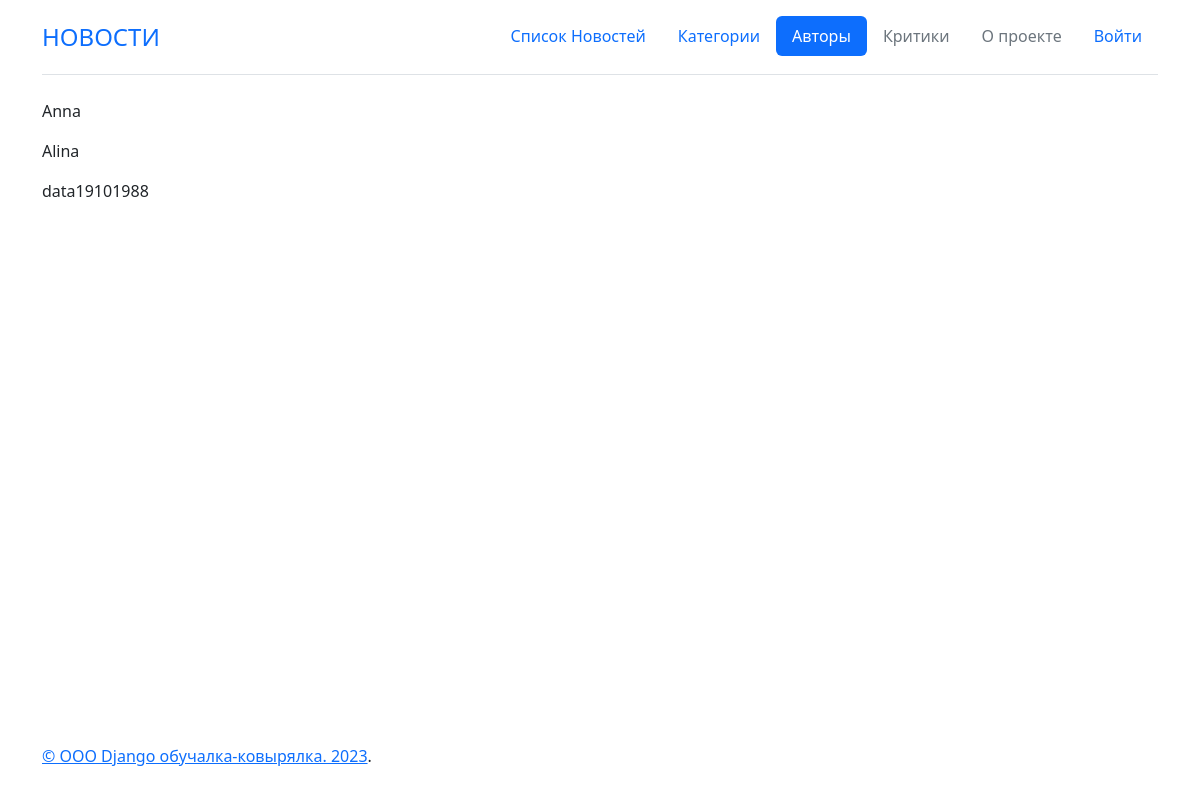
The app's page /authors/, older data.
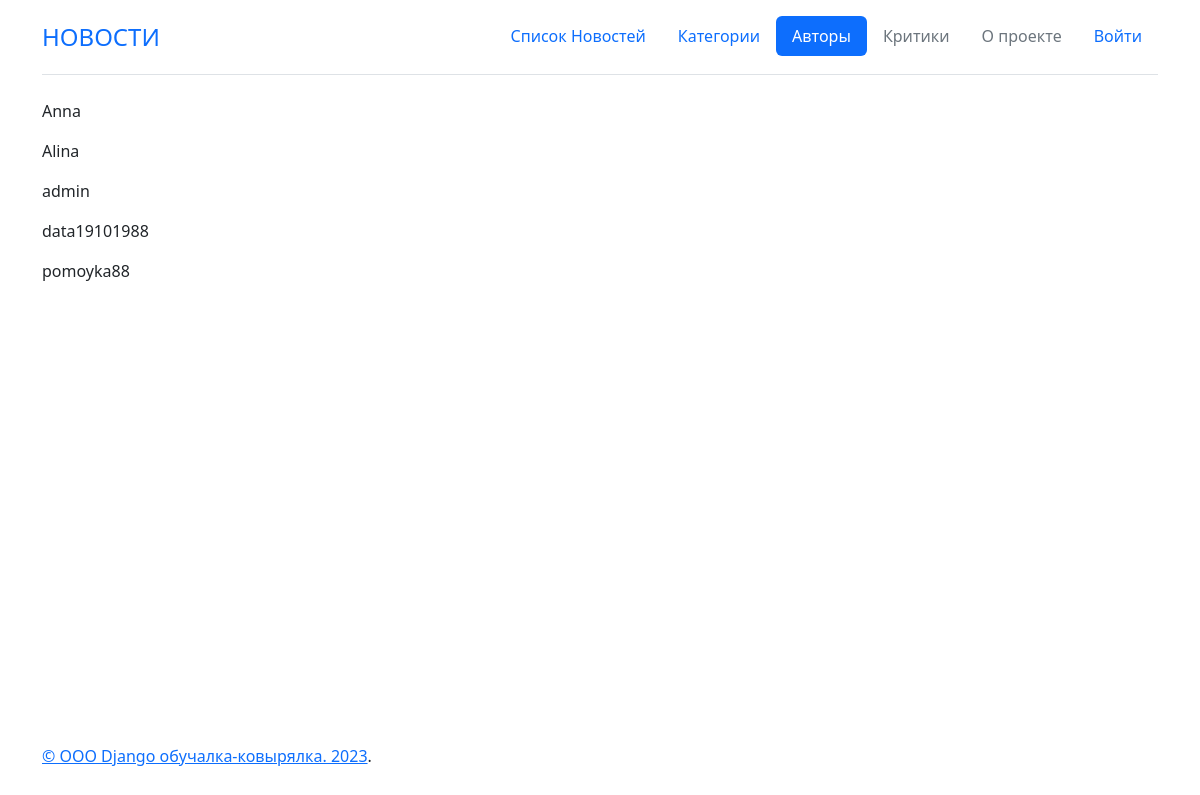
The same page, newer data.
### news/models.py (models this page shows, shortened)
class Author(models.Model):
    class Meta:
        verbose_name = 'Авторы'
        verbose_name_plural = 'Авторы'
    name = models.OneToOneField(User, on_delete=models.CASCADE)
    rating = models.SmallIntegerField(default=0)

### news/views.py (the view)
# urls.py: path('authors/',AuthorList.as_view(), name="authors"),
class AuthorList(ListView):
    model = Author
    template_name = 'news/authors.html'
    context_object_name = 'authors'
    queryset = Author.objects.order_by('name')

### templates/news/authors.html (shortened to what this page needs)
{% extends 'defaultLayout.html' %}
{% load static %}
{% load custom_filters %}
{% block abracadabra %}
{% if authors %}
     {% for author in authors %}
        <p>{{ author.name }}</p>
     {% endfor %}
{% endif %}
{% endblock abracadabra %}

Row changes from the older to the newer data that the page shows:
added Author: name "admin"
added Author: name "pomoyka88"
